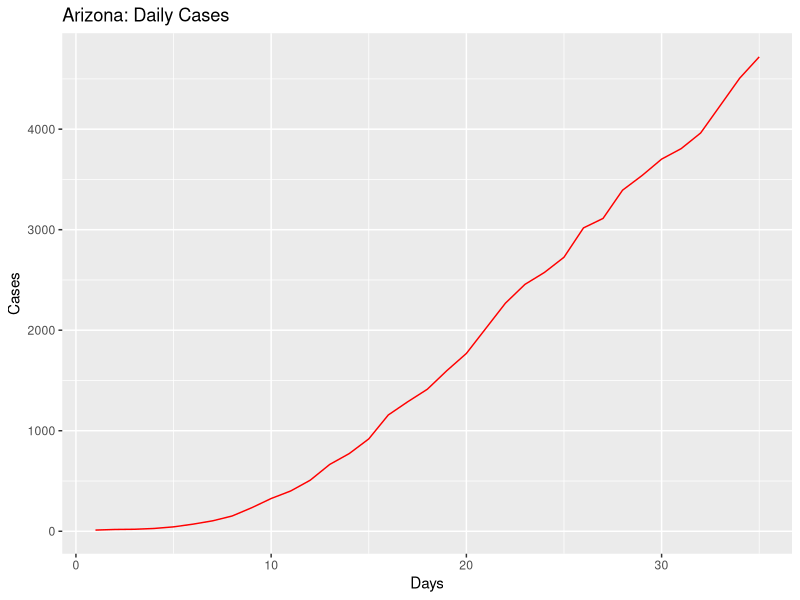
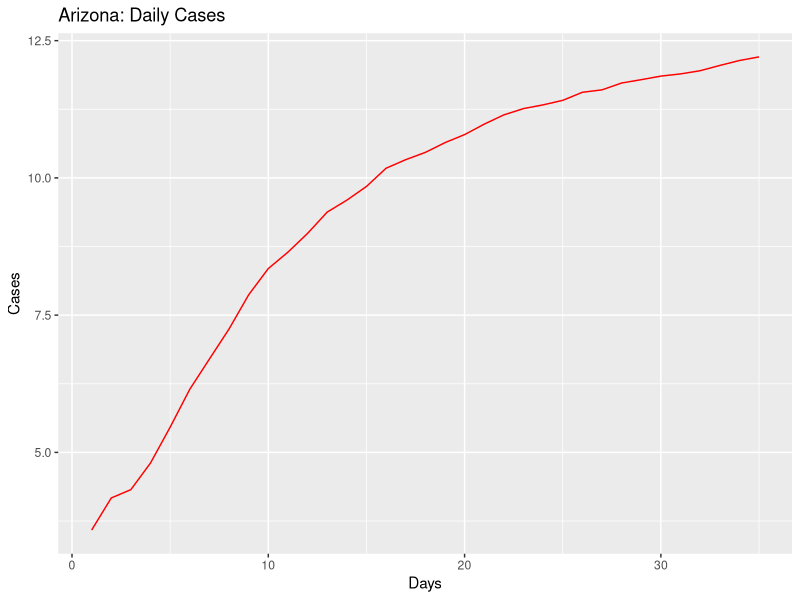
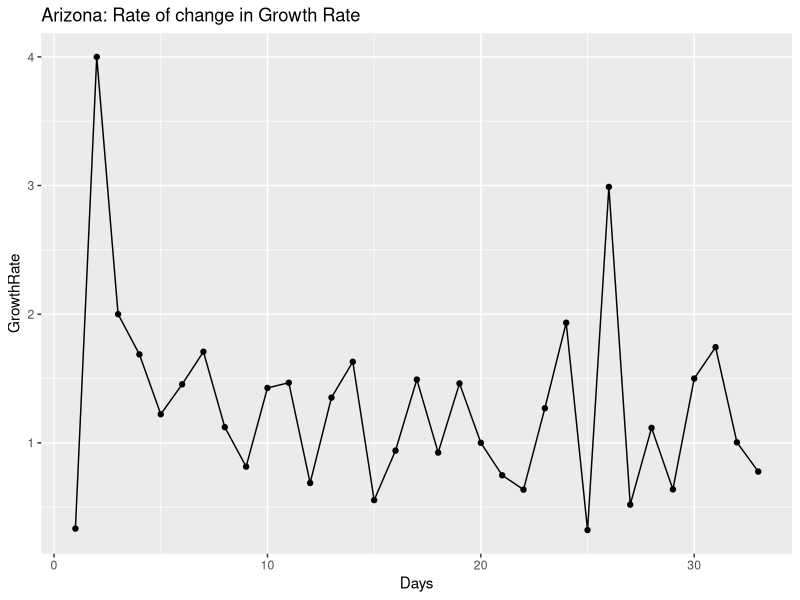
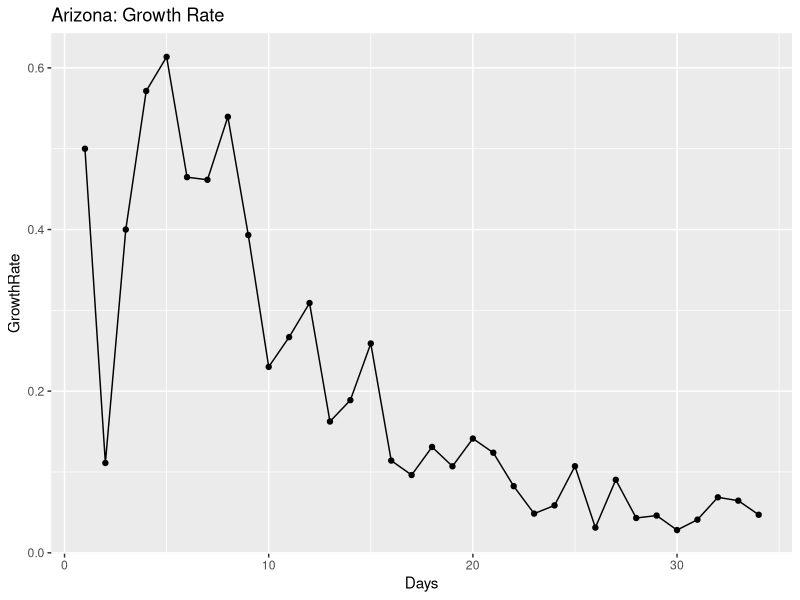
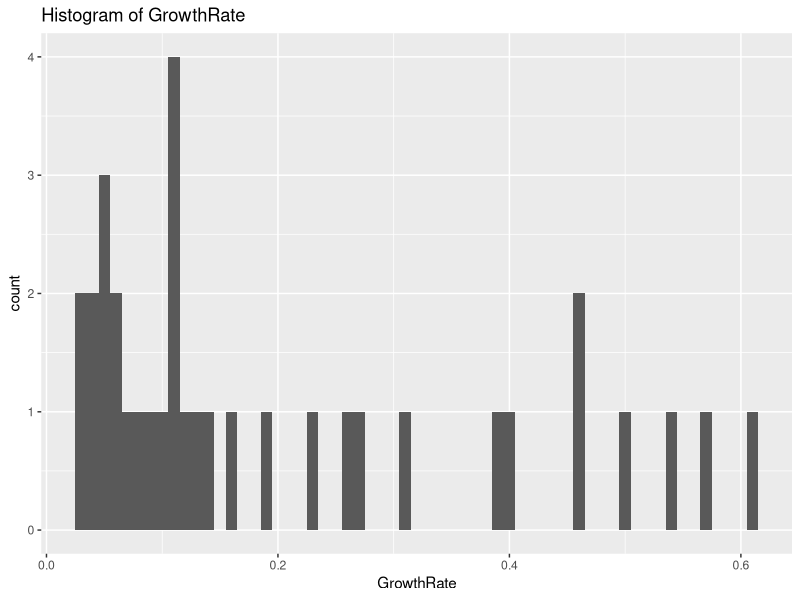
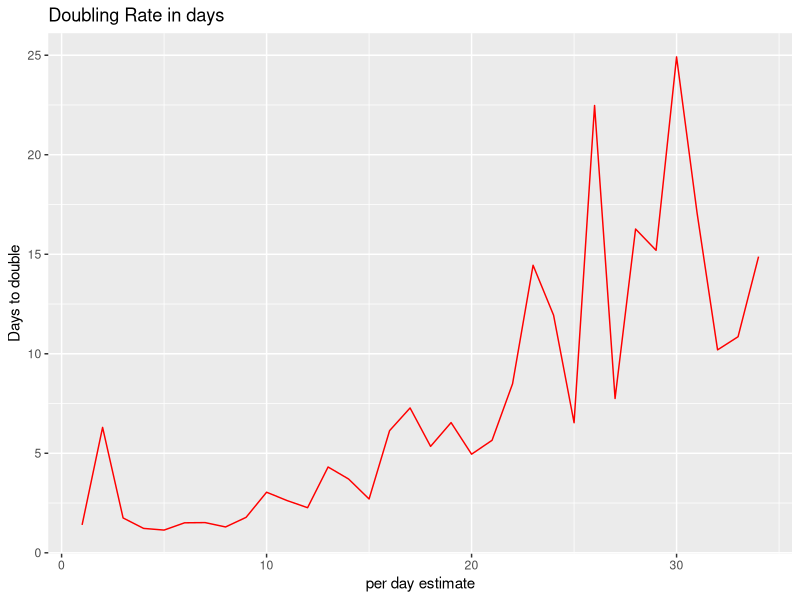
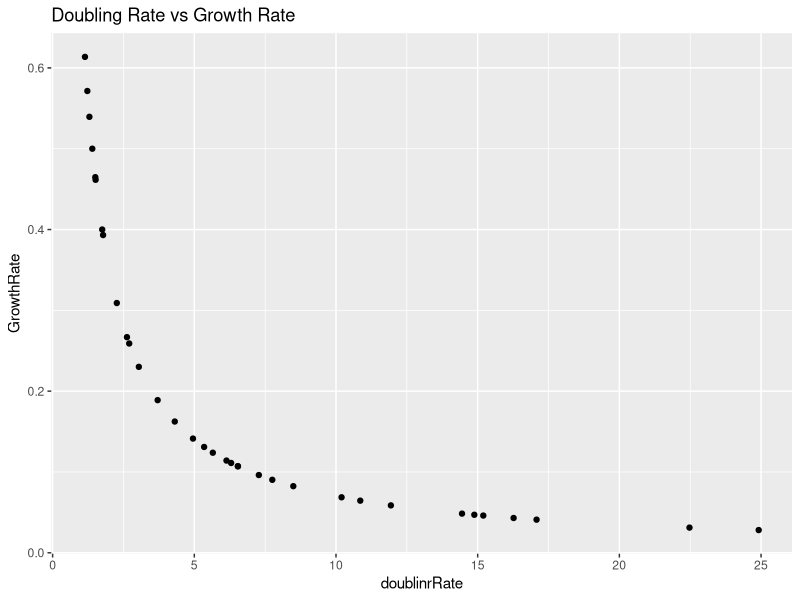
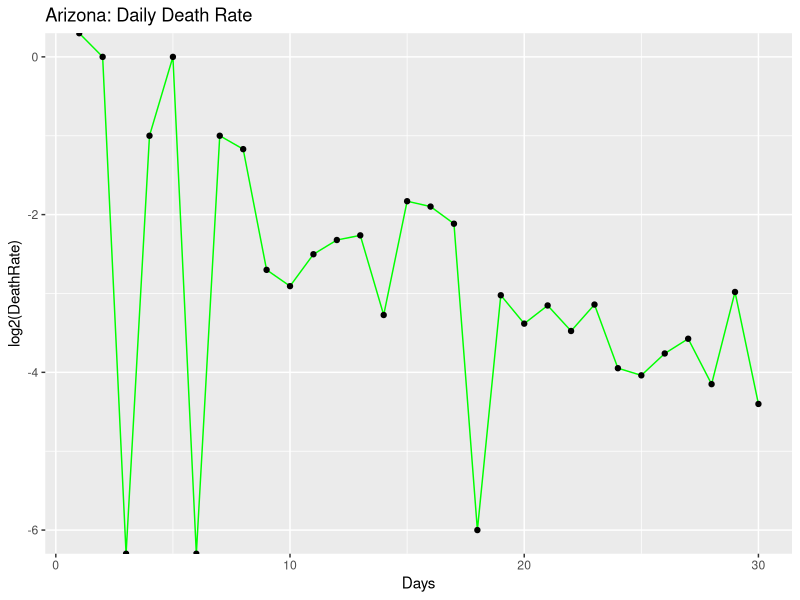

The R script that drew these images, in order:
## ---- chunk 1
knitr::opts_chunk$set(echo = TRUE)
## ---- chunk 2
library(ggplot2)
library(gridExtra)
library(dplyr)

coronaGrowth <- function(absoluteNumbers){
  growthfactor <- NULL
  absgrowth <- NULL
  for(i in 1:length(absoluteNumbers))
  {
    #print((absoluteNumbers[i]-absoluteNumbers[i+1]/absoluteNumbers[i+1])/absoluteNumbers[i+1])
    growthfactor[i] <- ((absoluteNumbers[i]-absoluteNumbers[i+1]))/(absoluteNumbers[i+1]-absoluteNumbers[i+2])  
    #growthfactor[i] <- ((absoluteNumbers[i]-absoluteNumbers[i+1]))/(absolutenumbers[i])
  }
  
  return (rev(growthfactor))
}

DailyGrowthRate <- function(absoluteNumbers)
{
  growthfactor <- NULL
  absgrowth <- NULL
  for(i in 1:length(absoluteNumbers))
  {
    #print((absoluteNumbers[i]-absoluteNumbers[i+1]/absoluteNumbers[i+1])/absoluteNumbers[i+1])
    growthfactor[i] <- ((absoluteNumbers[i]/absoluteNumbers[i+1]))-1 
    #growthfactor[i] <- ((absoluteNumbers[i]-absoluteNumbers[i+1]))/(absolutenumbers[i])
  }
  
  return (rev(growthfactor))  
}

DoublingRate <- function(absoluteNumbers)
{
  doublingrRate <- NULL
  cumsum <- NULL
  for(i in 1:length(absoluteNumbers))
  {
    
    doublingrRate[i] <- (70/(absoluteNumbers[i]*100))
    
  }
  return ((doublingrRate))  
}

#Calculate the mean and median growth rate:
MeanMediangrowthrate <- function(dataTrend1)
{
  MeanGRTrend <- NULL
  MedianGRTrend <- NULL
  
  for(i in 1:length(dataTrend1$GrowthRate))
  {
    MedianGRTrend[i] <- median(dataTrend1[1:i,"GrowthRate"])
    MeanGRTrend[i] <- mean(dataTrend1[1:i,"GrowthRate"])
  }
  
  dataTrend1$MedianGRT = MedianGRTrend
  dataTrend1$MeanGRT = MeanGRTrend
  
  return(dataTrend1)

}

#Calculate ratio of newdeaths/newcases
newDeathstonewCases <- function(absolutenumbers,totaldeaths)
{
  newCases <- NULL
  newDeaths <- NULL
  for(i in 1:length(absolutenumbers))
  {
    if(i == length(absolutenumbers))
    {
      print("reached the end")
    }else{
     newDeaths[i] = (totaldeaths[i]-totaldeaths[i+1])
     newCases[i] = (absolutenumbers[i]-absolutenumbers[i+1]) 
    }
  }
  

  days <- seq(2:length(absolutenumbers))
 return(data.frame( newDeaths = rev(newDeaths),newCases = rev(newCases),Days = days))
 
}

#Calculate ratio of deaths to totalCases
totalDeathstoCases <- function(absolutenumbers,totaldeaths)
{
  ratio <- NULL
  for(i in 1:length(absolutenumbers))
  {

     ratio[i] = (totaldeaths[i])/(absolutenumbers[i]) 
  }
  
  return(rev(ratio))
}
## ---- chunk 3
#Arizona

absolutenumbers <- c(4719,4507,4234,3962,3806,3702,3539,3393,3112,3018,2726,2575,2456,2269,2019,1769,1598,1413,1289,1157,919,773,665,508,401,326,234,152,104,71,44,28,20,18,12)

totaldeaths <- c(177,169,150,142,131,122,115,108,97,89,80,73,65,64,52,41,32,29,24,20,17,15,13,9,6,6,3,2,2,1,0,0,0,0,0)

#America
#absolutenumbers <- c(101.7*1000,83.8*1000,65.8*1000,53.7*1000,43.8*1000,33.3*1000,25*1000,19*1000,13.7*1000,7.8*1000,6.4*1000,4.6*1000,3.5*1000,2.7*1000)
## ---- chunk 4
growthrate <- na.exclude(coronaGrowth(absolutenumbers))
days <- seq(1:length(growthrate))
dataTrend <- data.frame(GrowthRate = growthrate,Days = days)
print(dataTrend)
p1 <- ggplot(data=dataTrend, aes(x=Days, y=GrowthRate, group=1)) +ggtitle("Arizona: Rate of change in Growth Rate")+
  geom_line()+
  geom_point()

print(dataTrend)
#print(dataTrend1)




growthrate1 <- na.exclude(DailyGrowthRate(absolutenumbers))
doublingrate1 <- na.exclude(DoublingRate(growthrate1))
days1 <- seq(1:length(growthrate1))
dataTrend1 <- data.frame(GrowthRate = growthrate1,Days = days1,doublinrRate = doublingrate1)
print(dataTrend1)
multiplier <- tail(dataTrend1, n = 1)
pred_val <- (head(absolutenumbers, n = 1)*multiplier[,"GrowthRate"])+head(absolutenumbers, n = 1)

p2 <- ggplot(data=dataTrend1, aes(x=Days, y=GrowthRate, group=1)) +ggtitle("Arizona: Growth Rate")+
  geom_line()+
  geom_point()

days <- seq(1:length(absolutenumbers))
growthrate <- append(growthrate, c(1,1),after = 0)
dataOriginal <- data.frame(Cases = rev(absolutenumbers), Days = days)
p3<- ggplot() +geom_line(data=dataOriginal, aes(x=Days, y=Cases,),color = "Red")+labs(title="Arizona: Daily Cases", y="Cases", x="Days")

p3_log<- ggplot() +geom_line(data=dataOriginal, aes(x=Days, y=log2(Cases)),color = "Red")+labs(title="Arizona: Daily Cases", y="Cases", x="Days")+
  #geom_line(data=dataOriginal, aes(x=Days+1, y=Prediction),color = "Blue")
  geom_point()



# Analyze growth rate to get interval of values
summary(dataTrend1$GrowthRate)
dataTrend1%>%select("GrowthRate")%>%summarise(meanGR = mean(GrowthRate), medianGR = median(GrowthRate), sdGR = sd(GrowthRate))
p4 <- ggplot(data = dataTrend1, aes(x = GrowthRate))+ggtitle("Histogram of GrowthRate")+geom_histogram(binwidth = 0.01)


#Analyze the doubling rate
p5<- ggplot() +geom_line(data=dataTrend1, aes(x=Days, y=doublinrRate),color = "Red")+labs(title="Doubling Rate in days", y="Days to double", x ="per day estimate")+
  #geom_line(data=dataOriginal, aes(x=Days+1, y=Prediction),color = "Blue")
  geom_point()

#Scatter plor of Growthrate versus Doubling Rate
p6 <- ggplot()+geom_point(data = dataTrend1, aes(x = doublinrRate, y = GrowthRate))+labs(title = "Doubling Rate vs Growth Rate")

dataTrend1 <- MeanMediangrowthrate(dataTrend1 = dataTrend1)

#Median growth rate trend 
#Median growth rate trend 
p7 <- ggplot()+geom_line(data = dataTrend1, aes(x = Days, y = MedianGRT),color = "Blue")+labs(title = "Arizona Median(BLUE)VsMean(RED) Growth Rate")+geom_line(data=dataTrend1, aes(x=Days , y=MeanGRT),color = "Red")


deathrate1 <- na.exclude(DailyGrowthRate(totaldeaths))
doublingdeathrate1 <- na.exclude(DoublingRate(deathrate1))
days1 <- seq(1:length(deathrate1))
dataDeathTrend1 <- data.frame(DeathRate = deathrate1,Days = days1,doublinrRate = doublingdeathrate1)
#print(dataDeathTrend1)
#multiplier <- tail(totaldeaths, n = 1)
#pred_val <- (head(dataDeathTrend1, n = 1)*multiplier[,"DeathRate"])+head(dataDeathTrend1, n = 1)

p8 <- ggplot(data=dataDeathTrend1, aes(x=Days, y=log2(DeathRate), group=1)) +ggtitle("Arizona: Daily Death Rate")+
  geom_line(color = "Green")+
  geom_point()


rationewdeathtocases <- newDeathstonewCases(absolutenumbers,totaldeaths)

p9 <- ggplot(data=rationewdeathtocases, aes(x=Days, y=log2(newCases), group=1)) +ggtitle("Arizona:newCases(Orange)")+
  geom_line(color = "Orange")+geom_point()

totaldeathstocases <- totalDeathstoCases(absolutenumbers,totaldeaths)
days <- seq(1:length(absolutenumbers))
datatotaldeathstocasesTrend <- data.frame(ratio = totaldeathstocases,Days = days)
#Scatter plot of totalcases to totaldeaths
p10 <- ggplot(data=datatotaldeathstocasesTrend, aes(x=Days, y=ratio, group=1)) +ggtitle("Arizona: TotalDeaths/TotalCases")+
  geom_line(color = "Yellow")+
  geom_point()

#Confidence Interval for mean population GrowthRate:
meanGR = mean(dataTrend1$GrowthRate)
sdGR = sd(dataTrend1$GrowthRate)

uppperlimitGR= meanGR+sdGR
lowerlimitGR = meanGR-sdGR

#Predictions based on: Current Growth Rate, MeanGrowth Rate, Upper GrowthRate, Lower GrowthRate
pred_val_Current <- (head(absolutenumbers, n = 1)*multiplier[,"GrowthRate"])+head(absolutenumbers, n = 1)
pred_val_MeanGR <- (head(absolutenumbers, n = 1)*meanGR)+head(absolutenumbers, n = 1)
pred_val_upperGR <- (head(absolutenumbers, n = 1)*uppperlimitGR)+head(absolutenumbers, n = 1)
pred_val_lowerGR <- (head(absolutenumbers, n = 1)*lowerlimitGR)+head(absolutenumbers, n = 1)

print("Current GR:")
print(multiplier[,"GrowthRate"])
print(pred_val_Current)

print("Mean GR:")
print(meanGR)
print(pred_val_MeanGR)

print("Upperlimit GR:")
print(uppperlimitGR)
print(pred_val_upperGR)

print("Lowerlimit GR:")
print(lowerlimitGR)
print(pred_val_lowerGR)

#Doubling rate:-
DRCurrent <- round(70/(meanGR*100),digits = 0)
DRMedian <- round(70/(median(dataTrend1$GrowthRate)*100),digits = 0)
latestDRCurrent <- round(tail(dataTrend1$doublinrRate,n=1),digits = 0)

## ---- chunk 5
#grid.arrange(p3,p3_log,p1,p2,p4,p5,p6,nrow = 4, ncol = 2)
print(p3)
print(p3_log)
print(p1)
print(p2)
print(p4)
print(p5)
print(p6)
print(p8)
print(p9)
print(p10)
print(p7)
## ---- chunk 6
library(ggplot2)
library(gridExtra)
library(dplyr)

coronaGrowth <- function(absoluteNumbers){
  growthfactor <- NULL
  absgrowth <- NULL
  for(i in 1:length(absoluteNumbers))
  {
    #print((absoluteNumbers[i]-absoluteNumbers[i+1]/absoluteNumbers[i+1])/absoluteNumbers[i+1])
    growthfactor[i] <- ((absoluteNumbers[i]-absoluteNumbers[i+1]))/(absoluteNumbers[i+1]-absoluteNumbers[i+2])  
    #growthfactor[i] <- ((absoluteNumbers[i]-absoluteNumbers[i+1]))/(absolutenumbers[i])
  }
  
  return (rev(growthfactor))
}

DailyGrowthRate <- function(absoluteNumbers)
{
  growthfactor <- NULL
  absgrowth <- NULL
  for(i in 1:length(absoluteNumbers))
  {
    #print((absoluteNumbers[i]-absoluteNumbers[i+1]/absoluteNumbers[i+1])/absoluteNumbers[i+1])
    growthfactor[i] <- ((absoluteNumbers[i]/absoluteNumbers[i+1]))-1 
    #growthfactor[i] <- ((absoluteNumbers[i]-absoluteNumbers[i+1]))/(absolutenumbers[i])
  }
  
  return (rev(growthfactor))  
}

DoublingRate <- function(absoluteNumbers)
{
  doublingrRate <- NULL
  cumsum <- NULL
  for(i in 1:length(absoluteNumbers))
  {
    
    doublingrRate[i] <- (70/(absoluteNumbers[i]*100))
    
  }
  return ((doublingrRate))  
}

#Calculate the mean and median growth rate:
MeanMediangrowthrate <- function(dataTrend1)
{
  MeanGRTrend <- NULL
  MedianGRTrend <- NULL
  
  for(i in 1:length(dataTrend1$GrowthRate))
  {
    MedianGRTrend[i] <- median(dataTrend1[1:i,"GrowthRate"])
    MeanGRTrend[i] <- mean(dataTrend1[1:i,"GrowthRate"])
  }
  
  dataTrend1$MedianGRT = MedianGRTrend
  dataTrend1$MeanGRT = MeanGRTrend
  
  return(dataTrend1)

}

# #Calculate ratio of newdeaths/newcases
# newDeathstonewCases <- function(absolutenumbers,totaldeaths)
# {
#   ratio <- NULL
#   for(i in 1:length(absolutenumbers))
#   {
#     if(i == length(absolutenumbers))
#     {
#       print("reached the end")
#     }else{
#      ratio[i] = (totaldeaths[i]-totaldeaths[i+1])/(absolutenumbers[i]-absolutenumbers[i+1]) 
#     }
#   }
#   
#   return(rev(ratio))
# }

#Calculate ratio of newdeaths/newcases
newDeathstonewCases <- function(absolutenumbers,totaldeaths)
{
  newCases <- NULL
  newDeaths <- NULL
  for(i in 1:length(absolutenumbers))
  {
    if(i == length(absolutenumbers))
    {
      print("reached the end")
    }else{
     newDeaths[i] = (totaldeaths[i]-totaldeaths[i+1])
     newCases[i] = (absolutenumbers[i]-absolutenumbers[i+1]) 
    }
  }
  

  days <- seq(2:length(absolutenumbers))
 return(data.frame( newDeaths = rev(newDeaths),newCases = rev(newCases),Days = days))
 
}

#Calculate ratio of deaths to totalCases
totalDeathstoCases <- function(absolutenumbers,totaldeaths)
{
  ratio <- NULL
  for(i in 1:length(absolutenumbers))
  {

     ratio[i] = (totaldeaths[i])/(absolutenumbers[i]) 
  }
  
  return(rev(ratio))
}

## ---- chunk 7
#Arizona
#absolutenumbers <- c(773,665,508,401,326,234,152,104,71,44,28,20,18,12)

#America

absolutenumbers <- c(726.856*1000,686.431*1000,654.343*1000,622.412*1000,591.285*1000,573.138*1000,545.934*1000,521.623*1000,489.646*1000,454.615*1000,418.451*1000,386.571*1000,355.834*1000,327.871*1000,300.432*1000,265.506*1000,235.281*1000,205.035*1000,176.518*1000,145.369*1000,133.094*1000,123.578*1000,101.7*1000,83.8*1000,65.8*1000,53.7*1000,43.8*1000,33.3*1000,25*1000,19*1000,13.7*1000,7.8*1000,6.4*1000,4.6*1000,3.5*1000,2.7*1000)

totaldeaths <- c(38200,35578,33490,27549,24618,22930,21474,20057,18325,16691,14791,12851,10880,9622,8457,7127,6081,5107,4057,3143,2585,2222,1697,1296,1028,781,556,414,301,255,206,150,110,87,69,57,48,41,38,30,26,22,19,15,12,11,9,6,1,1)




## ---- chunk 8
growthrate <- na.exclude(coronaGrowth(absolutenumbers))
days <- seq(1:length(growthrate))
dataTrend <- data.frame(GrowthRate = growthrate,Days = days)
print(dataTrend)
p1 <- ggplot(data=dataTrend, aes(x=Days, y=GrowthRate, group=1)) +ggtitle("US: Rate of change in Growth Rate")+
  geom_line()+
  geom_point()

print(dataTrend)
#print(dataTrend1)




growthrate1 <- na.exclude(DailyGrowthRate(absolutenumbers))
doublingrate1 <- na.exclude(DoublingRate(growthrate1))
days1 <- seq(1:length(growthrate1))
dataTrend1 <- data.frame(GrowthRate = growthrate1,Days = days1,doublinrRate = doublingrate1)
print(dataTrend1)
multiplier <- tail(dataTrend1, n = 1)
pred_val <- (head(absolutenumbers, n = 1)*multiplier[,"GrowthRate"])+head(absolutenumbers, n = 1)

p2 <- ggplot(data=dataTrend1, aes(x=Days, y=GrowthRate, group=1)) +ggtitle("US: Growth Rate")+
  geom_line()+
  geom_point()

days <- seq(1:length(absolutenumbers))
growthrate <- append(growthrate, c(1,1),after = 0)
dataOriginal <- data.frame(Cases = rev(absolutenumbers), Days = days)
p3<- ggplot() +geom_line(data=dataOriginal, aes(x=Days, y=Cases,),color = "Red")+labs(title="US: Daily Cases", y="Cases", x="Days")

p3_log<- ggplot() +geom_line(data=dataOriginal, aes(x=Days, y=log2(Cases)),color = "Red")+labs(title="US: Daily Cases", y="Cases", x="Days")+
  #geom_line(data=dataOriginal, aes(x=Days+1, y=Prediction),color = "Blue")
  geom_point()



# Analyze growth rate to get interval of values
summary(dataTrend1$GrowthRate)
dataTrend1%>%select("GrowthRate")%>%summarise(meanGR = mean(GrowthRate), medianGR = median(GrowthRate), sdGR = sd(GrowthRate))
p4 <- ggplot(data = dataTrend1, aes(x = GrowthRate))+ggtitle("Histogram of GrowthRate")+geom_histogram(binwidth = 0.01)


#Analyze the doubling rate
p5<- ggplot() +geom_line(data=dataTrend1, aes(x=Days, y=doublinrRate),color = "Red")+labs(title="Doubling Rate in days", y="Days to double", x ="per day estimate")+
  #geom_line(data=dataOriginal, aes(x=Days+1, y=Prediction),color = "Blue")
  geom_point()

#Scatter plor of Growthrate versus Doubling Rate
p6 <- ggplot()+geom_point(data = dataTrend1, aes(x = doublinrRate, y = GrowthRate))+labs(title = "Doubling Rate vs Growth Rate")

dataTrend1 <- MeanMediangrowthrate(dataTrend1 = dataTrend1)


#Median growth rate trend 
#Median growth rate trend 
p7 <- ggplot()+geom_line(data = dataTrend1, aes(x = Days, y = MedianGRT),color = "Blue")+labs(title = "US Median(BLUE)VsMean(RED) Growth Rate")+geom_line(data=dataTrend1, aes(x=Days , y=MeanGRT),color = "Red")

deathrate1 <- na.exclude(DailyGrowthRate(totaldeaths))
doublingdeathrate1 <- na.exclude(DoublingRate(deathrate1))
days1 <- seq(1:length(deathrate1))
dataDeathTrend1 <- data.frame(DeathRate = deathrate1,Days = days1,doublinrRate = doublingdeathrate1)
#print(dataDeathTrend1)
#multiplier <- tail(totaldeaths, n = 1)
#pred_val <- (head(dataDeathTrend1, n = 1)*multiplier[,"DeathRate"])+head(dataDeathTrend1, n = 1)

p8 <- ggplot(data=dataDeathTrend1, aes(x=Days, y=log2(DeathRate), group=1)) +ggtitle("US: Daily Death Rate")+
  geom_line(color = "Green")+
  geom_point()

rationewdeathtocases <- newDeathstonewCases(absolutenumbers,totaldeaths)

p9 <- ggplot(data=rationewdeathtocases, aes(x=Days, y=log2(newCases), group=1)) +ggtitle("US:newCases(Orange)")+
  geom_line(color = "Orange")+geom_point()
totaldeathstocases <- totalDeathstoCases(absolutenumbers,totaldeaths)
days <- seq(1:length(absolutenumbers))
datatotaldeathstocasesTrend <- data.frame(ratio = totaldeathstocases,Days = days)
#Scatter plot of totalcases to totaldeaths
p10 <- ggplot(data=datatotaldeathstocasesTrend, aes(x=Days, y=ratio, group=1)) +ggtitle("US: TotalDeaths/TotalCases")+
  geom_line(color = "Yellow")+
  geom_point()
#Confidence Interval for mean population GrowthRate:
meanGR = mean(dataTrend1$GrowthRate)
sdGR = sd(dataTrend1$GrowthRate)

uppperlimitGR= meanGR+sdGR
lowerlimitGR = meanGR-sdGR

#Predictions based on: Current Growth Rate, MeanGrowth Rate, Upper GrowthRate, Lower GrowthRate
pred_val_Current <- (head(absolutenumbers, n = 1)*multiplier[,"GrowthRate"])+head(absolutenumbers, n = 1)
pred_val_MeanGR <- (head(absolutenumbers, n = 1)*meanGR)+head(absolutenumbers, n = 1)
pred_val_upperGR <- (head(absolutenumbers, n = 1)*uppperlimitGR)+head(absolutenumbers, n = 1)
pred_val_lowerGR <- (head(absolutenumbers, n = 1)*lowerlimitGR)+head(absolutenumbers, n = 1)

print("Current GR:")
print(multiplier[,"GrowthRate"])
print(pred_val_Current)

print("Mean GR:")
print(meanGR)
print(pred_val_MeanGR)

print("Upperlimit GR:")
print(uppperlimitGR)
print(pred_val_upperGR)

print("Lowerlimit GR:")
print(lowerlimitGR)
print(pred_val_lowerGR)

#Doubling rate:-
DRCurrent <- round(70/(meanGR*100),digits = 0)
DRMedian <- round(70/(median(dataTrend1$GrowthRate)*100),digits = 0)
latestDRCurrent <- round(tail(dataTrend1$doublinrRate,n=1),digits = 0)

## ---- chunk 9
#grid.arrange(p3,p3_log,p1,p2,p4,p5,p6,nrow = 4, ncol = 2)
print(p3)
print(p3_log)
print(p1)
print(p2)
print(p4)
print(p5)
print(p6)
print(p8)
print(p9)
print(p10)
print(p7)
## ---- chunk 10
library(ggplot2)
library(gridExtra)
library(dplyr)

coronaGrowth <- function(absoluteNumbers){
  growthfactor <- NULL
  absgrowth <- NULL
  for(i in 1:length(absoluteNumbers))
  {
    #print((absoluteNumbers[i]-absoluteNumbers[i+1]/absoluteNumbers[i+1])/absoluteNumbers[i+1])
    growthfactor[i] <- ((absoluteNumbers[i]-absoluteNumbers[i+1]))/(absoluteNumbers[i+1]-absoluteNumbers[i+2])  
    #growthfactor[i] <- ((absoluteNumbers[i]-absoluteNumbers[i+1]))/(absolutenumbers[i])
  }
  
  return (rev(growthfactor))
}

DailyGrowthRate <- function(absoluteNumbers)
{
  growthfactor <- NULL
  absgrowth <- NULL
  for(i in 1:length(absoluteNumbers))
  {
    #print((absoluteNumbers[i]-absoluteNumbers[i+1]/absoluteNumbers[i+1])/absoluteNumbers[i+1])
    growthfactor[i] <- ((absoluteNumbers[i]/absoluteNumbers[i+1]))-1 
    #growthfactor[i] <- ((absoluteNumbers[i]-absoluteNumbers[i+1]))/(absolutenumbers[i])
  }
  
  return (rev(growthfactor))  
}

DoublingRate <- function(absoluteNumbers)
{
  doublingrRate <- NULL
  cumsum <- NULL
  for(i in 1:length(absoluteNumbers))
  {
    
    doublingrRate[i] <- (70/(absoluteNumbers[i]*100))
    
  }
  return ((doublingrRate))  
}

#Calculate the mean and median growth rate:
MeanMediangrowthrate <- function(dataTrend1)
{
  MeanGRTrend <- NULL
  MedianGRTrend <- NULL
  
  for(i in 1:length(dataTrend1$GrowthRate))
  {
    MedianGRTrend[i] <- median(dataTrend1[1:i,"GrowthRate"])
    MeanGRTrend[i] <- mean(dataTrend1[1:i,"GrowthRate"])
  }
  
  dataTrend1$MedianGRT = MedianGRTrend
  dataTrend1$MeanGRT = MeanGRTrend
  
  return(dataTrend1)

}

#Calculate ratio of newdeaths/newcases
# newDeathstonewCases <- function(absolutenumbers,totaldeaths)
# {
#   ratio <- NULL
#   for(i in 1:length(absolutenumbers))
#   {
#     if(i == length(absolutenumbers))
#     {
#       print("reached the end")
#     }else{
#      ratio[i] = (totaldeaths[i]-totaldeaths[i+1])/(absolutenumbers[i]-absolutenumbers[i+1]) 
#     }
#   }
#   
#   return(rev(ratio))
# }

#Calculate ratio of newdeaths/newcases
newDeathstonewCases <- function(absolutenumbers,totaldeaths)
{
  newCases <- NULL
  newDeaths <- NULL
  for(i in 1:length(absolutenumbers))
  {
    if(i == length(absolutenumbers))
    {
      print("reached the end")
    }else{
     newDeaths[i] = (totaldeaths[i]-totaldeaths[i+1])
     newCases[i] = (absolutenumbers[i]-absolutenumbers[i+1]) 
    }
  }
  

  days <- seq(2:length(absolutenumbers))
 return(data.frame( newDeaths = rev(newDeaths),newCases = rev(newCases),Days = days))
 
}

#Calculate ratio of deaths to totalCases
totalDeathstoCases <- function(absolutenumbers,totaldeaths)
{
  ratio <- NULL
  for(i in 1:length(absolutenumbers))
  {

     ratio[i] = (totaldeaths[i])/(absolutenumbers[i]) 
  }
  
  return(rev(ratio))
}
## ---- chunk 11
#Arizona
#absolutenumbers <- c(773,665,508,401,326,234,152,104,71,44,28,20,18,12)

#America
absolutenumbers <- c(14792,13835,12759,12320,10941,9635,9166,8339,7598,6653,5749,5311,4778,3588,3082,2567,2341,1637,1397,1251,1071,1024,987,887,727,657,536,499,396,332,249,194,169,143,129,114,100,82,74,62,62,47,40,34,31,30,29,7,6,3,3,3,3,3,3,3,3,3,3,3,3,3,3,3)

totaldeaths <- c(488,452,423,405,368,331,325,288,246,227,178,160,136,118,99,86,72,58,35,27,24,20,20,12,10,10,7,5,5,4,3,3,2,2,2,2,1,0,0,0,0,0,0,0,0,0,0,0,0,0,0,0,0,0,0,0,0,0,0,0,0,0,0,0)
## ---- chunk 12
growthrate <- na.exclude(coronaGrowth(absolutenumbers))
days <- seq(1:length(growthrate))
dataTrend <- data.frame(GrowthRate = growthrate,Days = days)
print(dataTrend)
p1 <- ggplot(data=dataTrend, aes(x=Days, y=GrowthRate, group=1)) +ggtitle("US: Rate of change in Growth Rate")+
  geom_line()+
  geom_point()

print(dataTrend)
#print(dataTrend1)




growthrate1 <- na.exclude(DailyGrowthRate(absolutenumbers))
doublingrate1 <- na.exclude(DoublingRate(growthrate1))
days1 <- seq(1:length(growthrate1))
dataTrend1 <- data.frame(GrowthRate = growthrate1,Days = days1,doublinrRate = doublingrate1)
print(dataTrend1)
multiplier <- tail(dataTrend1, n = 1)
pred_val <- (head(absolutenumbers, n = 1)*multiplier[,"GrowthRate"])+head(absolutenumbers, n = 1)

p2 <- ggplot(data=dataTrend1, aes(x=Days, y=GrowthRate, group=1)) +ggtitle("India: Growth Rate")+
  geom_line()+
  geom_point()

days <- seq(1:length(absolutenumbers))
growthrate <- append(growthrate, c(1,1),after = 0)
dataOriginal <- data.frame(Cases = rev(absolutenumbers), Days = days)
p3<- ggplot() +geom_line(data=dataOriginal, aes(x=Days, y=Cases,),color = "Red")+labs(title="India: Daily Cases", y="Cases", x="Days")

p3_log<- ggplot() +geom_line(data=dataOriginal, aes(x=Days, y=log2(Cases)),color = "Red")+labs(title="India: Daily Cases", y="Cases", x="Days")+
  #geom_line(data=dataOriginal, aes(x=Days+1, y=Prediction),color = "Blue")
  geom_point()



# Analyze growth rate to get interval of values
summary(dataTrend1$GrowthRate)
dataTrend1%>%select("GrowthRate")%>%summarise(meanGR = mean(GrowthRate), medianGR = median(GrowthRate), sdGR = sd(GrowthRate))
p4 <- ggplot(data = dataTrend1, aes(x = GrowthRate))+ggtitle("Histogram of GrowthRate")+geom_histogram(binwidth = 0.01)


#Analyze the doubling rate
p5<- ggplot() +geom_line(data=dataTrend1, aes(x=Days, y=doublinrRate),color = "Red")+labs(title="Doubling Rate in days", y="Days to double", x ="per day estimate")+
  #geom_line(data=dataOriginal, aes(x=Days+1, y=Prediction),color = "Blue")
  geom_point()

#Scatter plor of Growthrate versus Doubling Rate
p6 <- ggplot()+geom_point(data = dataTrend1, aes(x = doublinrRate, y = GrowthRate))+labs(title = "Doubling Rate vs Growth Rate")

dataTrend1 <- MeanMediangrowthrate(dataTrend1 = dataTrend1)


#Median growth rate trend 
p7 <- ggplot()+geom_line(data = dataTrend1, aes(x = Days, y = MedianGRT),color = "Blue")+labs(title = "India Median(BLUE)VsMean(RED) Growth Rate")+geom_line(data=dataTrend1, aes(x=Days , y=MeanGRT),color = "Red")

deathrate1 <- na.exclude(DailyGrowthRate(totaldeaths))
doublingdeathrate1 <- na.exclude(DoublingRate(deathrate1))
days1 <- seq(1:length(deathrate1))
dataDeathTrend1 <- data.frame(DeathRate = deathrate1,Days = days1,doublinrRate = doublingdeathrate1)
#print(dataDeathTrend1)
#multiplier <- tail(totaldeaths, n = 1)
#pred_val <- (head(dataDeathTrend1, n = 1)*multiplier[,"DeathRate"])+head(dataDeathTrend1, n = 1)

p8 <- ggplot(data=dataDeathTrend1, aes(x=Days, y=log2(DeathRate), group=1)) +ggtitle("India: Daily Death Rate")+
  geom_line(color = "Green")+
  geom_point()

rationewdeathtocases <- newDeathstonewCases(absolutenumbers,totaldeaths)

p9 <- ggplot(data=rationewdeathtocases, aes(x=Days, y=log2(newCases), group=1)) +ggtitle("India:newCases(Orange)")+
  geom_line(color = "Orange")+geom_point()

totaldeathstocases <- totalDeathstoCases(absolutenumbers,totaldeaths)
days <- seq(1:length(absolutenumbers))
datatotaldeathstocasesTrend <- data.frame(ratio = totaldeathstocases,Days = days)
#Scatter plot of totalcases to totaldeaths
p10 <- ggplot(data=datatotaldeathstocasesTrend, aes(x=Days, y=ratio, group=1)) +ggtitle("India: TotalDeaths/TotalCases")+
  geom_line(color = "Yellow")+
  geom_point()

#Confidence Interval for mean population GrowthRate:
meanGR = mean(dataTrend1$GrowthRate)
sdGR = sd(dataTrend1$GrowthRate)

uppperlimitGR= meanGR+sdGR
lowerlimitGR = meanGR-sdGR

#Predictions based on: Current Growth Rate, MeanGrowth Rate, Upper GrowthRate, Lower GrowthRate
pred_val_Current <- (head(absolutenumbers, n = 1)*multiplier[,"GrowthRate"])+head(absolutenumbers, n = 1)
pred_val_MeanGR <- (head(absolutenumbers, n = 1)*meanGR)+head(absolutenumbers, n = 1)
pred_val_upperGR <- (head(absolutenumbers, n = 1)*uppperlimitGR)+head(absolutenumbers, n = 1)
pred_val_lowerGR <- (head(absolutenumbers, n = 1)*lowerlimitGR)+head(absolutenumbers, n = 1)

print("Current GR:")
print(multiplier[,"GrowthRate"])
print(pred_val_Current)

print("Mean GR:")
print(meanGR)
print(pred_val_MeanGR)

print("Upperlimit GR:")
print(uppperlimitGR)
print(pred_val_upperGR)

print("Lowerlimit GR:")
print(lowerlimitGR)
print(pred_val_lowerGR)

#Doubling rate:-
DRCurrent <- round(70/(meanGR*100),digits = 0)
DRMedian <- round(70/(median(dataTrend1$GrowthRate)*100),digits = 0)
latestDRCurrent <- round(tail(dataTrend1$doublinrRate,n=1),digits = 0)

## ---- chunk 13
#grid.arrange(p3,p3_log,p1,p2,p4,p5,p6,nrow = 4, ncol = 2)
print(p3)
print(p3_log)
print(p1)
print(p2)
print(p4)
print(p5)
print(p6)
print(p8)
print(p9)
print(p10)
print(p7)
